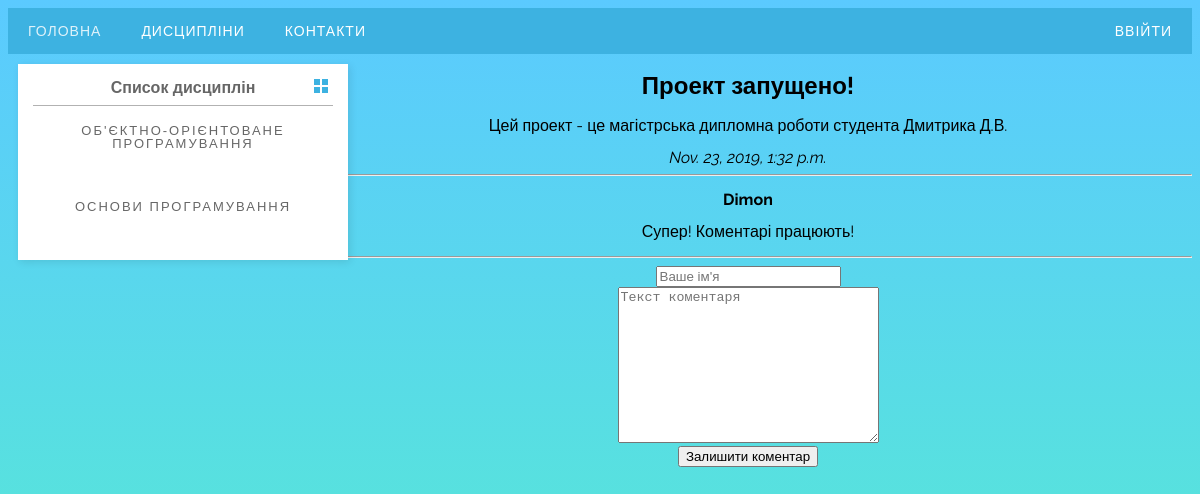
/1/, run on the app's committed database.
### enterprise/apps/articles/models.py (models this page shows, shortened)
class Subject(models.Model):
    subject_name = models.CharField(max_length=150, db_index=True, verbose_name='Назва предмету')
    subject_teacher = models.CharField('Викладач', max_length=100)
    class Meta:
        verbose_name = 'Предмет'
        verbose_name_plural = 'Предмети'

class Article(models.Model):
    article_title = models.CharField('Назва статті', max_length=200)
    article_text = models.TextField('Текст статті')
    pub_date = models.DateTimeField('Дата публікації')
    def was_published_recently(self):
        return self.pub_date >= (timezone.now() - datetime.timedelta(days=7))
    class Meta:
        verbose_name = 'Стаття'
        verbose_name_plural = 'Статті'

class Comment(models.Model):
    article = models.ForeignKey(Article, on_delete=models.CASCADE)
    author_name = models.CharField('Імя автора', max_length=50)
    comment_text = models.CharField('Текст коментарія', max_length=200)
    class Meta:
        verbose_name = 'Коментар'
        verbose_name_plural = 'Коментарі'

### enterprise/apps/articles/views.py (the view)
# urls.py: path('<int:article_id>/', views.detail, name="detail"),
def detail(request, article_id):
    try:
        a = Article.objects.get( id = article_id)
    except:
        raise Http404("Стаття не знайдена")
    latest_comments_list = a.comment_set.order_by('-id')[:10]
    return render(request, 'articles/detail.html', {'article': a, 'latest_comments_list': latest_comments_list,  'subjects_list': subjects_list})

### enterprise/Templates/Articles/detail.html (shortened to what this page needs)
{% extends 'base.html' %}
{% block content %}
<h2>{{article.article_title}}</h2>
<p>{{article.article_text}}</p>
<em>{{article.pub_date}}</em>
<hr>
{% if latest_comments_list %}
    {% for c in latest_comments_list %}
        <p>
            <strong>{{c.author_name}}</strong>
            <p>{{c.comment_text}}</p>
        </p>
    {% endfor %}
{% else %}
Коментарі не знайдені!
{% endif %}
<hr>
<form action="{% url 'articles:leave_comment' article.id %}" method="POST">
    <input type="text" required placeholder = "Ваше ім'я" name = "name"> <br>
    <textarea name="text" required = "" placeholder = "Текст коментаря" cols = "30" rows = "10"></textarea><br>
    <button type="submit">Залишити коментар</button>
</form>
{% endblock %}

### enterprise/Templates/base.html (shortened to what this page needs)
<!DOCTYPE html>
{% load static %}
<html lang="en">
<head>
    <link rel="stylesheet" href="{% static "css/styles.css" %}" />
    <link rel="stylesheet" href="https://maxcdn.bootstrapcdn.com/font-awesome/4.5.0/css/font-awesome.min.css">
</head>
<body>
{% block header %}
<div id='cssmenu'>
<ul>
   <li class='active'><a href="{% url 'articles:index' %}">Головна</a></li>
   <li><a href="{% url 'articles:sub_list' %}">Дисципліни</a></li>
   <li><a href='{% url 'articles:contacts' %}'>Контакти</a></li>
   <li style="float: right">
       {% if user.is_authenticated %}
           <a href="{% url 'logout' %}">Вийти</a>
       {% else %}
           <a href="{% url 'login' %}">Ввійти</a>
       {% endif %}
   </li>
   <li style="float: right"><a href="{% url 'articles:personal_page' %}">
   </a></li>
</ul>
</div>
{%  endblock %}
<div class="page_content">
    <div class="category-wrap">
        <h3>Список дисциплін</h3>
        <ul>
        {% if subjects_list %}
        {% for b in subjects_list %}
            <li><a href ="{% url 'articles:sub_detail' b.id %}">{{b.subject_name}}</a></li>
            <br>
        {% endfor %}
        {% else %}
        Не знайдено
        {% endif %}
        </ul>
    </div>
    <div class="articles_list">
        {% block content %}{% endblock  %}
    </div>
</div>
</body>
</html>

### enterprise/apps/articles/static/css/styles.css (style rules this page uses)
#cssmenu, #cssmenu ul, #cssmenu ul li, #cssmenu ul li a, #cssmenu #menu-button { margin: 0; padding: 0; border: 0; list-style: none; line-height: 1; display: block; position: relative; -webkit-box-sizing: border-box; -moz-box-sizing: border-box; box-sizing: border-box; }
#cssmenu:after, #cssmenu > ul:after { content: "."; display: block; clear: both; visibility: hidden; line-height: 0; height: 0; }
#cssmenu { width: auto; font-family: Raleway, sans-serif; line-height: 1; }
#cssmenu > ul { background: #3db2e1; }
#cssmenu > ul > li { float: left; -webkit-perspective: 1000px; -moz-perspective: 1000px; perspective: 1000px; }
#cssmenu > ul > li > a { padding: 16px 20px; font-size: 14px; color: #ffffff; letter-spacing: 1px; text-transform: uppercase; text-decoration: none; background: #3db2e1; -webkit-transition: all .3s; -moz-transition: all .3s; -o-transition: all .3s; transition: all .3s; -webkit-transform-origin: 50% 0; -moz-transform-origin: 50% 0; transform-origin: 50% 0; -webkit-transform-style: preserve-3d; -moz-transform-style: preserve-3d; transform-style: preserve-3d; }
#cssmenu > ul > li.active > a { color: #dff2fa; }
#cssmenu > ul > li > a::before { position: absolute; top: 100%; left: 0; z-index: -1; -webkit-box-sizing: border-box; -moz-box-sizing: border-box; box-sizing: border-box; width: 100%; height: 100%; padding: 16px 20px; color: #dff2fa; background: #19799f; content: attr(data-title); -webkit-transition: background 0.3s; -moz-transition: background 0.3s; transition: background 0.3s; -webkit-transform: rotateX(-90deg); -moz-transform: rotateX(-90deg); transform: rotateX(-90deg); -webkit-transform-origin: 50% 0; -moz-transform-origin: 50% 0; transform-origin: 50% 0; -ms-transform: translateY(- -18px); }
.page_content { font-family: Raleway, sans-serif; line-height: 1; align-content: center; text-align: center; }
.articles_list { position: inherit; min-width: 75%; max-width: 85%; float: right; text-align: center; }
.category-wrap { position: absolute; max-width: 300px; margin: 10px; padding: 15px; background: white; min-width: 15%; box-shadow: 2px 2px 8px rgba(0,0,0,.1); font-family: "Helvetica Neue", Helvetica, Arial, sans-serif; }
.category-wrap h3 { font-size: 16px; color: rgba(0,0,0,.6); margin: 0 0 10px; padding: 0 5px; position: relative; }
.category-wrap h3:after { content: ""; width: 6px; height: 6px; background: #3db2e1; position: absolute; right: 5px; bottom: 2px; box-shadow: -8px -8px #3db2e1, 0 -8px #3db2e1, -8px 0 #3db2e1; }
.category-wrap ul { list-style: none; margin: 0; padding: 0; border-top: 1px solid rgba(0,0,0,.3); }
.category-wrap li { margin: 12px 0 0 0px; }
.category-wrap a { text-decoration: none; display: block; font-size: 13px; color: rgba(0,0,0,.6); padding: 5px; position: relative; transition: .3s linear; }
.category-wrap a:after { content:"\f18e"; font-family: Raleway, sans-serif; position: absolute; right: 5px; color: white; transition: .2s linear; }
html { height: 100% }
body { background: linear-gradient(to top, #55EFCB 0%, #5BCAFF 100%); height: 100%; }
a { text-decoration: none; outline: none; display: inline-block; padding: 20px 30px; margin: 10px 20px; position: relative; color: white; border: 1px solid rgba(255,255,255,.4); background: none; font-weight: 300; font-family: 'Montserrat', sans-serif; text-transform: uppercase; letter-spacing: 2px; }
a:before, a:after { content: ""; position: absolute; width: 0; height: 0; opacity: 0; box-sizing: border-box; }
a:before { bottom: 0; left: 0; border-left: 1px solid white; border-top: 1px solid white; transition: 0s ease opacity .8s, .2s ease width .4s, .2s ease height .6s; }
a:after { top: 0; right: 0; border-right: 1px solid white; border-bottom: 1px solid white; transition: 0s ease opacity .4s, .2s ease width , .2s ease height .2s; }

### data on the page
Subject: subject_name "ОБ'ЄКТНО-ОРІЄНТОВАНЕ ПРОГРАМУВАННЯ"
Subject: subject_name "ОСНОВИ ПРОГРАМУВАННЯ"
Article: article_title "Проект запущено!", article_text "Цей проект - це магістрська дипломна роботи студента Дмитрика Д.В.", pub_date "Nov. 23, 2019, 1:32 p.m."
Comment: author_name "Dimon", comment_text "Супер! Коментарі працюють!"
